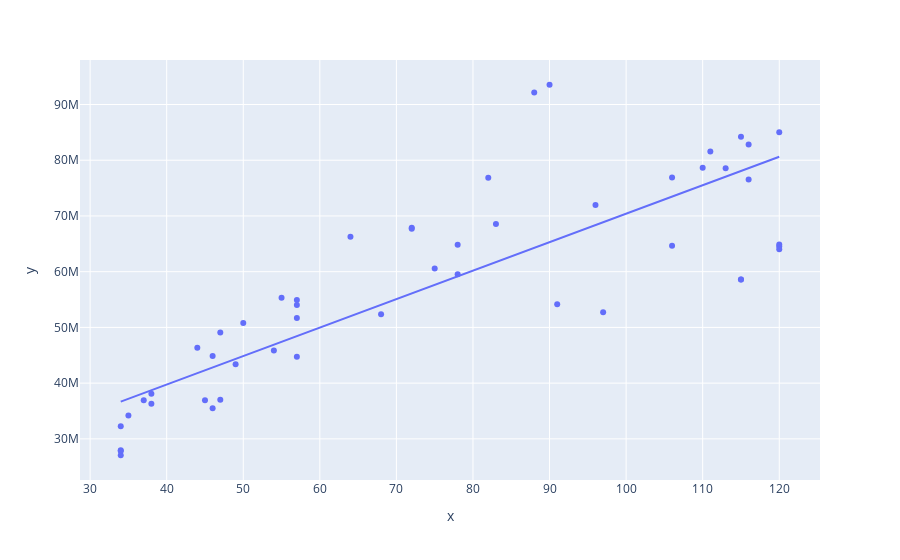

The cell this chart's notebook holds for it:
### Code cell
x_range = [min(area), max(area)]
fig4 = px.line(x=x_range, y=[a * x + b for x in x_range])
fig4.add_traces(fig.data)
fig4.show()

### Figure 1 — Plotly figure (JSON) as saved in the notebook; plotly's stock layout.template omitted (floating-point values rounded to 4 significant figures)
{"data": [{"hovertemplate": "x=%{x}<br>y=%{y}<extra></extra>", "legendgroup": "", "line": {"color": "#636efa", "dash": "solid"}, "marker": {"symbol": "circle"}, "mode": "lines", "name": "", "orientation": "v", "showlegend": false, "type": "scatter", "x": [34, 120], "xaxis": "x", "y": [36690000.0, 80630000.0], "yaxis": "y"}, {"hovertemplate": "Area [m²]=%{x}<br>Price [Ft]=%{y}<extra></extra>", "legendgroup": "", "marker": {"color": "#636efa", "symbol": "circle"}, "mode": "markers", "name": "", "orientation": "v", "showlegend": false, "type": "scatter", "x": [38, 38, 120, 57, 34, 116, 75, 97, 111, 110, 72, 115, 47, 57, 57, 78, 35, 37, 82, 55, 90, 83, 106, 120, 47, 44, 115, 34, 57, 116, 113, 72, 68, 34, 50, 96, 88, 106, 46, 46, 91, 115, 45, 54, 120, 34, 120, 64, 49, 78], "xaxis": "x", "y": [38099490, 36277995, 64527260, 44747174, 27939275, 76546920, 60578232, 52698438, 81580905, 78668330, 67871823, 84218940, 49088112, 51676898, 54029378, 59516862, 34198560, 36920534, 76839906, 55316520, 93545270, 68554332, 64645560, 85039780, 37038480, 46331190, 58616325, 27058430, 54931858, 82836784, 78581188, 67686111, 52355682, 32260340, 50784015, 71961296, 92137873, 76911912, 35507748, 44850220, 54146355, 58576095, 36928064, 45836725, 64897700, 27812575, 64033480, 66276080, 43388350, 64836485], "yaxis": "y"}], "layout": {"legend": {"tracegroupgap": 0}, "margin": {"t": 60}, "xaxis": {"anchor": "y", "domain": [0, 1], "title": {"text": "x"}}, "yaxis": {"anchor": "x", "domain": [0, 1], "title": {"text": "y"}}}}
